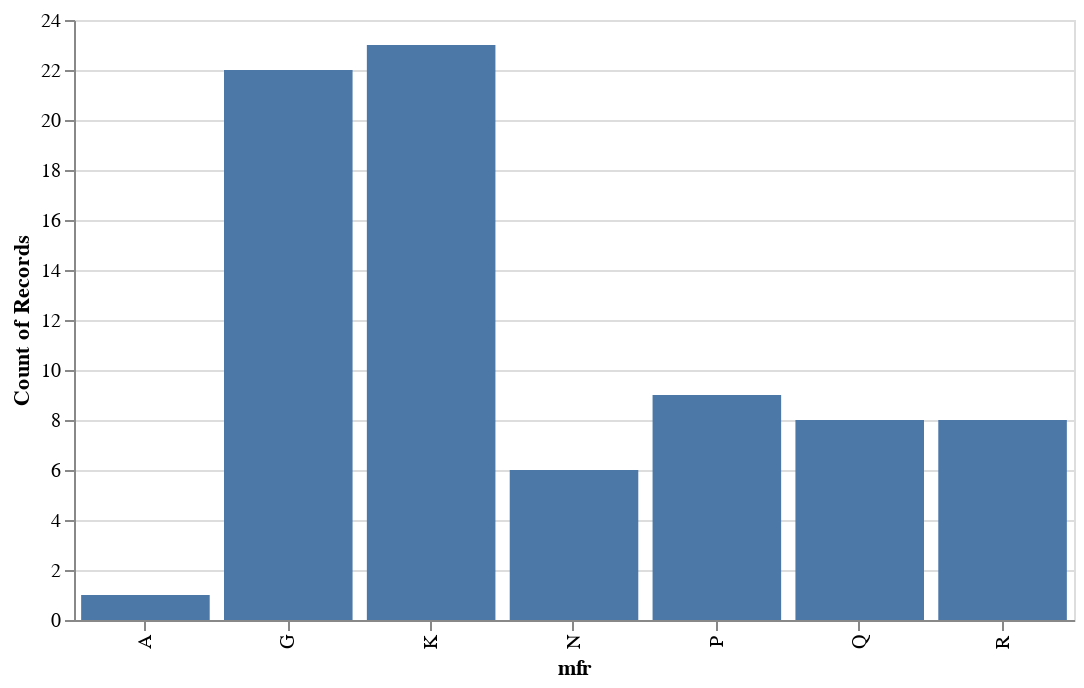

The notebook cell this image was saved under:
### Markdown cell above
See how quick that was? Just five lines\!

Now let’s take a moment and go through the steps of what each line
means.

To make a `bar` plot using `altair`, we follow the steps below:

1\. First, we create an `altair` plot object using `alt.chart()`.


``` python
alt.chart(...)...
```

2\. Next, we pass the dataframe we’d like to plot in to `altair.chart()`. So here, that is the `cereeal` dataframe.

``` python
alt.chart(cereal)
```

3\. But what kind of plot do we want?\! As we said before, a bar chart would be suitable for this type of data. So let’s add `.mark_bar()` to specify that.

``` python
alt.chart(cereal).mark_bar()...
```

4\. Next, we need to say what goes on the `y-axis` and the `x-axis`. We do this inside of the `encode()` call. So inside of encode, we say what should be represented on the `y-axis` and what should be represented on the `x-axis`. Here on the `x-axis`, we put the manufacturer, and on the `y-axis`, we us count: `.encode(x='mfr', y='count()')`.

``` python
alt.chart(cereal).mark_bar().encode(
  x='mfr', 
  y='count()')
```

 
`count()` is used here to count the occurrences or the number of rows in
the cereal dataframe that contains a specific manufacturer.

In general, we use `count()` if we are interested in counting the
frequency of each of elements in the `x` variable.

This gives us all the code necessary for our desired plot now.

For this example we are saving our plot as an object named `chart0`.

The important things to notice here is that we want create a
`alt.chart()` object and then specify that we want a `.mark_bar()` graph
and then specifying which column using `.encode()`.


Here is our plot again.

### Code cell
chart1 = alt.Chart(cereal, width=500, height=300).mark_bar().encode(
    x='mfr',
    y='count()'
)
chart1

### Figure 1 — Vega-Lite specification as saved in the notebook (floating-point values rounded to 4 significant figures)
{"config": {"view": {"continuousWidth": 400, "continuousHeight": 300}}, "data": {"name": "data-aaa0440f8e2141d6bd84b791f8341c86"}, "mark": "bar", "encoding": {"x": {"type": "nominal", "field": "mfr"}, "y": {"type": "quantitative", "aggregate": "count"}}, "height": 300, "width": 500, "$schema": "https://vega.github.io/schema/vega-lite/v4.8.1.json", "datasets": {"data-aaa0440f8e2141d6bd84b791f8341c86": [{"name": "100% Bran", "mfr": "N", "type": "Cold", "calories": 70, "protein": 4, "fat": 1, "sodium": 130, "fiber": 10.0, "carbo": 5.0, "sugars": 6, "potass": 280, "vitamins": 25, "shelf": 3, "weight": 1.0, "cups": 0.33, "rating": 68.4}, {"name": "100% Natural Bran", "mfr": "Q", "type": "Cold", "calories": 120, "protein": 3, "fat": 5, "sodium": 15, "fiber": 2.0, "carbo": 8.0, "sugars": 8, "potass": 135, "vitamins": 0, "shelf": 3, "weight": 1.0, "cups": 1.0, "rating": 33.98}, {"name": "All-Bran", "mfr": "K", "type": "Cold", "calories": 70, "protein": 4, "fat": 1, "sodium": 260, "fiber": 9.0, "carbo": 7.0, "sugars": 5, "potass": 320, "vitamins": 25, "shelf": 3, "weight": 1.0, "cups": 0.33, "rating": 59.43}, {"name": "All-Bran with Extra Fiber", "mfr": "K", "type": "Cold", "calories": 50, "protein": 4, "fat": 0, "sodium": 140, "fiber": 14.0, "carbo": 8.0, "sugars": 0, "potass": 330, "vitamins": 25, "shelf": 3, "weight": 1.0, "cups": 0.5, "rating": 93.7}, {"name": "Almond Delight", "mfr": "R", "type": "Cold", "calories": 110, "protein": 2, "fat": 2, "sodium": 200, "fiber": 1.0, "carbo": 14.0, "sugars": 8, "potass": 1, "vitamins": 25, "shelf": 3, "weight": 1.0, "cups": 0.75, "rating": 34.38}, {"name": "Apple Cinnamon Cheerios", "mfr": "G", "type": "Cold", "calories": 110, "protein": 2, "fat": 2, "sodium": 180, "fiber": 1.5, "carbo": 10.5, "sugars": 10, "potass": 70, "vitamins": 25, "shelf": 1, "weight": 1.0, "cups": 0.75, "rating": 29.51}, {"name": "Apple Jacks", "mfr": "K", "type": "Cold", "calories": 110, "protein": 2, "fat": 0, "sodium": 125, "fiber": 1.0, "carbo": 11.0, "sugars": 14, "potass": 30, "vitamins": 25, "shelf": 2, "weight": 1.0, "cups": 1.0, "rating": 33.17}, {"name": "Basic 4", "mfr": "G", "type": "Cold", "calories": 130, "protein": 3, "fat": 2, "sodium": 210, "fiber": 2.0, "carbo": 18.0, "sugars": 8, "potass": 100, "vitamins": 25, "shelf": 3, "weight": 1.33, "cups": 0.75, "rating": 37.04}, {"name": "Bran Chex", "mfr": "R", "type": "Cold", "calories": 90, "protein": 2, "fat": 1, "sodium": 200, "fiber": 4.0, "carbo": 15.0, "sugars": 6, "potass": 125, "vitamins": 25, "shelf": 1, "weight": 1.0, "cups": 0.67, "rating": 49.12}, {"name": "Bran Flakes", "mfr": "P", "type": "Cold", "calories": 90, "protein": 3, "fat": 0, "sodium": 210, "fiber": 5.0, "carbo": 13.0, "sugars": 5, "potass": 190, "vitamins": 25, "shelf": 3, "weight": 1.0, "cups": 0.67, "rating": 53.31}, {"name": "Cap'n'Crunch", "mfr": "Q", "type": "Cold", "calories": 120, "protein": 1, "fat": 2, "sodium": 220, "fiber": 0.0, "carbo": 12.0, "sugars": 12, "potass": 35, "vitamins": 25, "shelf": 2, "weight": 1.0, "cups": 0.75, "rating": 18.04}, {"name": "Cheerios", "mfr": "G", "type": "Cold", "calories": 110, "protein": 6, "fat": 2, "sodium": 290, "fiber": 2.0, "carbo": 17.0, "sugars": 1, "potass": 105, "vitamins": 25, "shelf": 1, "weight": 1.0, "cups": 1.25, "rating": 50.76}, {"name": "Cinnamon Toast Crunch", "mfr": "G", "type": "Cold", "calories": 120, "protein": 1, "fat": 3, "sodium": 210, "fiber": 0.0, "carbo": 13.0, "sugars": 9, "potass": 45, "vitamins": 25, "shelf": 2, "weight": 1.0, "cups": 0.75, "rating": 19.82}, {"name": "Clusters", "mfr": "G", "type": "Cold", "calories": 110, "protein": 3, "fat": 2, "sodium": 140, "fiber": 2.0, "carbo": 13.0, "sugars": 7, "potass": 105, "vitamins": 25, "shelf": 3, "weight": 1.0, "cups": 0.5, "rating": 40.4}, {"name": "Cocoa Puffs", "mfr": "G", "type": "Cold", "calories": 110, "protein": 1, "fat": 1, "sodium": 180, "fiber": 0.0, "carbo": 12.0, "sugars": 13, "potass": 55, "vitamins": 25, "shelf": 2, "weight": 1.0, "cups": 1.0, "rating": 22.74}, {"name": "Corn Chex", "mfr": "R", "type": "Cold", "calories": 110, "protein": 2, "fat": 0, "sodium": 280, "fiber": 0.0, "carbo": 22.0, "sugars": 3, "potass": 25, "vitamins": 25, "shelf": 1, "weight": 1.0, "cups": 1.0, "rating": 41.45}, {"name": "Corn Flakes", "mfr": "K", "type": "Cold", "calories": 100, "protein": 2, "fat": 0, "sodium": 290, "fiber": 1.0, "carbo": 21.0, "sugars": 2, "potass": 35, "vitamins": 25, "shelf": 1, "weight": 1.0, "cups": 1.0, "rating": 45.86}, {"name": "Corn Pops", "mfr": "K", "type": "Cold", "calories": 110, "protein": 1, "fat": 0, "sodium": 90, "fiber": 1.0, "carbo": 13.0, "sugars": 12, "potass": 20, "vitamins": 25, "shelf": 2, "weight": 1.0, "cups": 1.0, "rating": 35.78}, {"name": "Count Chocula", "mfr": "G", "type": "Cold", "calories": 110, "protein": 1, "fat": 1, "sodium": 180, "fiber": 0.0, "carbo": 12.0, "sugars": 13, "potass": 65, "vitamins": 25, "shelf": 2, "weight": 1.0, "cups": 1.0, "rating": 22.4}, {"name": "Cracklin' Oat Bran", "mfr": "K", "type": "Cold", "calories": 110, "protein": 3, "fat": 3, "sodium": 140, "fiber": 4.0, "carbo": 10.0, "sugars": 7, "potass": 160, "vitamins": 25, "shelf": 3, "weight": 1.0, "cups": 0.5, "rating": 40.45}, {"name": "Cream of Wheat (Quick)", "mfr": "N", "type": "Hot", "calories": 100, "protein": 3, "fat": 0, "sodium": 80, "fiber": 1.0, "carbo": 21.0, "sugars": 0, "potass": 1, "vitamins": 0, "shelf": 2, "weight": 1.0, "cups": 1.0, "rating": 64.53}, {"name": "Crispix", "mfr": "K", "type": "Cold", "calories": 110, "protein": 2, "fat": 0, "sodium": 220, "fiber": 1.0, "carbo": 21.0, "sugars": 3, "potass": 30, "vitamins": 25, "shelf": 3, "weight": 1.0, "cups": 1.0, "rating": 46.9}, {"name": "Crispy Wheat & Raisins", "mfr": "G", "type": "Cold", "calories": 100, "protein": 2, "fat": 1, "sodium": 140, "fiber": 2.0, "carbo": 11.0, "sugars": 10, "potass": 120, "vitamins": 25, "shelf": 3, "weight": 1.0, "cups": 0.75, "rating": 36.18}, {"name": "Double Chex", "mfr": "R", "type": "Cold", "calories": 100, "protein": 2, "fat": 0, "sodium": 190, "fiber": 1.0, "carbo": 18.0, "sugars": 5, "potass": 80, "vitamins": 25, "shelf": 3, "weight": 1.0, "cups": 0.75, "rating": 44.33}, {"name": "Froot Loops", "mfr": "K", "type": "Cold", "calories": 110, "protein": 2, "fat": 1, "sodium": 125, "fiber": 1.0, "carbo": 11.0, "sugars": 13, "potass": 30, "vitamins": 25, "shelf": 2, "weight": 1.0, "cups": 1.0, "rating": 32.21}, {"name": "Frosted Flakes", "mfr": "K", "type": "Cold", "calories": 110, "protein": 1, "fat": 0, "sodium": 200, "fiber": 1.0, "carbo": 14.0, "sugars": 11, "potass": 25, "vitamins": 25, "shelf": 1, "weight": 1.0, "cups": 0.75, "rating": 31.44}, {"name": "Frosted Mini-Wheats", "mfr": "K", "type": "Cold", "calories": 100, "protein": 3, "fat": 0, "sodium": 0, "fiber": 3.0, "carbo": 14.0, "sugars": 7, "potass": 100, "vitamins": 25, "shelf": 2, "weight": 1.0, "cups": 0.8, "rating": 58.35}, {"name": "Fruit & Fibre Dates; Walnuts; and Oats", "mfr": "P", "type": "Cold", "calories": 120, "protein": 3, "fat": 2, "sodium": 160, "fiber": 5.0, "carbo": 12.0, "sugars": 10, "potass": 200, "vitamins": 25, "shelf": 3, "weight": 1.25, "cups": 0.67, "rating": 40.92}, {"name": "Fruitful Bran", "mfr": "K", "type": "Cold", "calories": 120, "protein": 3, "fat": 0, "sodium": 240, "fiber": 5.0, "carbo": 14.0, "sugars": 12, "potass": 190, "vitamins": 25, "shelf": 3, "weight": 1.33, "cups": 0.67, "rating": 41.02}, {"name": "Fruity Pebbles", "mfr": "P", "type": "Cold", "calories": 110, "protein": 1, "fat": 1, "sodium": 135, "fiber": 0.0, "carbo": 13.0, "sugars": 12, "potass": 25, "vitamins": 25, "shelf": 2, "weight": 1.0, "cups": 0.75, "rating": 28.03}, {"name": "Golden Crisp", "mfr": "P", "type": "Cold", "calories": 100, "protein": 2, "fat": 0, "sodium": 45, "fiber": 0.0, "carbo": 11.0, "sugars": 15, "potass": 40, "vitamins": 25, "shelf": 1, "weight": 1.0, "cups": 0.88, "rating": 35.25}, {"name": "Golden Grahams", "mfr": "G", "type": "Cold", "calories": 110, "protein": 1, "fat": 1, "sodium": 280, "fiber": 0.0, "carbo": 15.0, "sugars": 9, "potass": 45, "vitamins": 25, "shelf": 2, "weight": 1.0, "cups": 0.75, "rating": 23.8}, {"name": "Grape Nuts Flakes", "mfr": "P", "type": "Cold", "calories": 100, "protein": 3, "fat": 1, "sodium": 140, "fiber": 3.0, "carbo": 15.0, "sugars": 5, "potass": 85, "vitamins": 25, "shelf": 3, "weight": 1.0, "cups": 0.88, "rating": 52.08}, {"name": "Grape-Nuts", "mfr": "P", "type": "Cold", "calories": 110, "protein": 3, "fat": 0, "sodium": 170, "fiber": 3.0, "carbo": 17.0, "sugars": 3, "potass": 90, "vitamins": 25, "shelf": 3, "weight": 1.0, "cups": 0.25, "rating": 53.37}, {"name": "Great Grains Pecan", "mfr": "P", "type": "Cold", "calories": 120, "protein": 3, "fat": 3, "sodium": 75, "fiber": 3.0, "carbo": 13.0, "sugars": 4, "potass": 100, "vitamins": 25, "shelf": 3, "weight": 1.0, "cups": 0.33, "rating": 45.81}, {"name": "Honey Graham Ohs", "mfr": "Q", "type": "Cold", "calories": 120, "protein": 1, "fat": 2, "sodium": 220, "fiber": 1.0, "carbo": 12.0, "sugars": 11, "potass": 45, "vitamins": 25, "shelf": 2, "weight": 1.0, "cups": 1.0, "rating": 21.87}, {"name": "Honey Nut Cheerios", "mfr": "G", "type": "Cold", "calories": 110, "protein": 3, "fat": 1, "sodium": 250, "fiber": 1.5, "carbo": 11.5, "sugars": 10, "potass": 90, "vitamins": 25, "shelf": 1, "weight": 1.0, "cups": 0.75, "rating": 31.07}, {"name": "Honey-comb", "mfr": "P", "type": "Cold", "calories": 110, "protein": 1, "fat": 0, "sodium": 180, "fiber": 0.0, "carbo": 14.0, "sugars": 11, "potass": 35, "vitamins": 25, "shelf": 1, "weight": 1.0, "cups": 1.33, "rating": 28.74}, {"name": "Just Right Crunchy  Nuggets", "mfr": "K", "type": "Cold", "calories": 110, "protein": 2, "fat": 1, "sodium": 170, "fiber": 1.0, "carbo": 17.0, "sugars": 6, "potass": 60, "vitamins": 100, "shelf": 3, "weight": 1.0, "cups": 1.0, "rating": 36.52}, {"name": "Just Right Fruit & Nut", "mfr": "K", "type": "Cold", "calories": 140, "protein": 3, "fat": 1, "sodium": 170, "fiber": 2.0, "carbo": 20.0, "sugars": 9, "potass": 95, "vitamins": 100, "shelf": 3, "weight": 1.3, "cups": 0.75, "rating": 36.47}, {"name": "Kix", "mfr": "G", "type": "Cold", "calories": 110, "protein": 2, "fat": 1, "sodium": 260, "fiber": 0.0, "carbo": 21.0, "sugars": 3, "potass": 40, "vitamins": 25, "shelf": 2, "weight": 1.0, "cups": 1.5, "rating": 39.24}, {"name": "Life", "mfr": "Q", "type": "Cold", "calories": 100, "protein": 4, "fat": 2, "sodium": 150, "fiber": 2.0, "carbo": 12.0, "sugars": 6, "potass": 95, "vitamins": 25, "shelf": 2, "weight": 1.0, "cups": 0.67, "rating": 45.33}, {"name": "Lucky Charms", "mfr": "G", "type": "Cold", "calories": 110, "protein": 2, "fat": 1, "sodium": 180, "fiber": 0.0, "carbo": 12.0, "sugars": 12, "potass": 55, "vitamins": 25, "shelf": 2, "weight": 1.0, "cups": 1.0, "rating": 26.73}, {"name": "Maypo", "mfr": "A", "type": "Hot", "calories": 100, "protein": 4, "fat": 1, "sodium": 0, "fiber": 0.0, "carbo": 16.0, "sugars": 3, "potass": 95, "vitamins": 25, "shelf": 2, "weight": 1.0, "cups": 1.0, "rating": 54.85}, {"name": "Muesli Raisins; Dates; & Almonds", "mfr": "R", "type": "Cold", "calories": 150, "protein": 4, "fat": 3, "sodium": 95, "fiber": 3.0, "carbo": 16.0, "sugars": 11, "potass": 170, "vitamins": 25, "shelf": 3, "weight": 1.0, "cups": 1.0, "rating": 37.14}, {"name": "Muesli Raisins; Peaches; & Pecans", "mfr": "R", "type": "Cold", "calories": 150, "protein": 4, "fat": 3, "sodium": 150, "fiber": 3.0, "carbo": 16.0, "sugars": 11, "potass": 170, "vitamins": 25, "shelf": 3, "weight": 1.0, "cups": 1.0, "rating": 34.14}, {"name": "Mueslix Crispy Blend", "mfr": "K", "type": "Cold", "calories": 160, "protein": 3, "fat": 2, "sodium": 150, "fiber": 3.0, "carbo": 17.0, "sugars": 13, "potass": 160, "vitamins": 25, "shelf": 3, "weight": 1.5, "cups": 0.67, "rating": 30.31}, {"name": "Multi-Grain Cheerios", "mfr": "G", "type": "Cold", "calories": 100, "protein": 2, "fat": 1, "sodium": 220, "fiber": 2.0, "carbo": 15.0, "sugars": 6, "potass": 90, "vitamins": 25, "shelf": 1, "weight": 1.0, "cups": 1.0, "rating": 40.11}, {"name": "Nut&Honey Crunch", "mfr": "K", "type": "Cold", "calories": 120, "protein": 2, "fat": 1, "sodium": 190, "fiber": 0.0, "carbo": 15.0, "sugars": 9, "potass": 40, "vitamins": 25, "shelf": 2, "weight": 1.0, "cups": 0.67, "rating": 29.92}, {"name": "Nutri-Grain Almond-Raisin", "mfr": "K", "type": "Cold", "calories": 140, "protein": 3, "fat": 2, "sodium": 220, "fiber": 3.0, "carbo": 21.0, "sugars": 7, "potass": 130, "vitamins": 25, "shelf": 3, "weight": 1.33, "cups": 0.67, "rating": 40.69}, {"name": "Nutri-grain Wheat", "mfr": "K", "type": "Cold", "calories": 90, "protein": 3, "fat": 0, "sodium": 170, "fiber": 3.0, "carbo": 18.0, "sugars": 2, "potass": 90, "vitamins": 25, "shelf": 3, "weight": 1.0, "cups": 1.0, "rating": 59.64}, {"name": "Oatmeal Raisin Crisp", "mfr": "G", "type": "Cold", "calories": 130, "protein": 3, "fat": 2, "sodium": 170, "fiber": 1.5, "carbo": 13.5, "sugars": 10, "potass": 120, "vitamins": 25, "shelf": 3, "weight": 1.25, "cups": 0.5, "rating": 30.45}, {"name": "Post Nat. Raisin Bran", "mfr": "P", "type": "Cold", "calories": 120, "protein": 3, "fat": 1, "sodium": 200, "fiber": 6.0, "carbo": 11.0, "sugars": 14, "potass": 260, "vitamins": 25, "shelf": 3, "weight": 1.33, "cups": 0.67, "rating": 37.84}, {"name": "Product 19", "mfr": "K", "type": "Cold", "calories": 100, "protein": 3, "fat": 0, "sodium": 320, "fiber": 1.0, "carbo": 20.0, "sugars": 3, "potass": 45, "vitamins": 100, "shelf": 3, "weight": 1.0, "cups": 1.0, "rating": 41.5}, {"name": "Puffed Rice", "mfr": "Q", "type": "Cold", "calories": 50, "protein": 1, "fat": 0, "sodium": 0, "fiber": 0.0, "carbo": 13.0, "sugars": 0, "potass": 15, "vitamins": 0, "shelf": 3, "weight": 0.5, "cups": 1.0, "rating": 60.76}, {"name": "Puffed Wheat", "mfr": "Q", "type": "Cold", "calories": 50, "protein": 2, "fat": 0, "sodium": 0, "fiber": 1.0, "carbo": 10.0, "sugars": 0, "potass": 50, "vitamins": 0, "shelf": 3, "weight": 0.5, "cups": 1.0, "rating": 63.01}, {"name": "Quaker Oat Squares", "mfr": "Q", "type": "Cold", "calories": 100, "protein": 4, "fat": 1, "sodium": 135, "fiber": 2.0, "carbo": 14.0, "sugars": 6, "potass": 110, "vitamins": 25, "shelf": 3, "weight": 1.0, "cups": 0.5, "rating": 49.51}, {"name": "Quaker Oatmeal", "mfr": "Q", "type": "Hot", "calories": 100, "protein": 5, "fat": 2, "sodium": 0, "fiber": 2.7, "carbo": 1.0, "sugars": 1, "potass": 110, "vitamins": 0, "shelf": 1, "weight": 1.0, "cups": 0.67, "rating": 50.83}, {"name": "Raisin Bran", "mfr": "K", "type": "Cold", "calories": 120, "protein": 3, "fat": 1, "sodium": 210, "fiber": 5.0, "carbo": 14.0, "sugars": 12, "potass": 240, "vitamins": 25, "shelf": 2, "weight": 1.33, "cups": 0.75, "rating": 39.26}, {"name": "Raisin Nut Bran", "mfr": "G", "type": "Cold", "calories": 100, "protein": 3, "fat": 2, "sodium": 140, "fiber": 2.5, "carbo": 10.5, "sugars": 8, "potass": 140, "vitamins": 25, "shelf": 3, "weight": 1.0, "cups": 0.5, "rating": 39.7}, {"name": "Raisin Squares", "mfr": "K", "type": "Cold", "calories": 90, "protein": 2, "fat": 0, "sodium": 0, "fiber": 2.0, "carbo": 15.0, "sugars": 6, "potass": 110, "vitamins": 25, "shelf": 3, "weight": 1.0, "cups": 0.5, "rating": 55.33}, {"name": "Rice Chex", "mfr": "R", "type": "Cold", "calories": 110, "protein": 1, "fat": 0, "sodium": 240, "fiber": 0.0, "carbo": 23.0, "sugars": 2, "potass": 30, "vitamins": 25, "shelf": 1, "weight": 1.0, "cups": 1.13, "rating": 42.0}, {"name": "Rice Krispies", "mfr": "K", "type": "Cold", "calories": 110, "protein": 2, "fat": 0, "sodium": 290, "fiber": 0.0, "carbo": 22.0, "sugars": 3, "potass": 35, "vitamins": 25, "shelf": 1, "weight": 1.0, "cups": 1.0, "rating": 40.56}, {"name": "Shredded Wheat", "mfr": "N", "type": "Cold", "calories": 80, "protein": 2, "fat": 0, "sodium": 0, "fiber": 3.0, "carbo": 16.0, "sugars": 0, "potass": 95, "vitamins": 0, "shelf": 1, "weight": 0.83, "cups": 1.0, "rating": 68.24}, {"name": "Shredded Wheat 'n'Bran", "mfr": "N", "type": "Cold", "calories": 90, "protein": 3, "fat": 0, "sodium": 0, "fiber": 4.0, "carbo": 19.0, "sugars": 0, "potass": 140, "vitamins": 0, "shelf": 1, "weight": 1.0, "cups": 0.67, "rating": 74.47}, {"name": "Shredded Wheat spoon size", "mfr": "N", "type": "Cold", "calories": 90, "protein": 3, "fat": 0, "sodium": 0, "fiber": 3.0, "carbo": 20.0, "sugars": 0, "potass": 120, "vitamins": 0, "shelf": 1, "weight": 1.0, "cups": 0.67, "rating": 72.8}, {"name": "Smacks", "mfr": "K", "type": "Cold", "calories": 110, "protein": 2, "fat": 1, "sodium": 70, "fiber": 1.0, "carbo": 9.0, "sugars": 15, "potass": 40, "vitamins": 25, "shelf": 2, "weight": 1.0, "cups": 0.75, "rating": 31.23}, {"name": "Special K", "mfr": "K", "type": "Cold", "calories": 110, "protein": 6, "fat": 0, "sodium": 230, "fiber": 1.0, "carbo": 16.0, "sugars": 3, "potass": 55, "vitamins": 25, "shelf": 1, "weight": 1.0, "cups": 1.0, "rating": 53.13}, {"name": "Strawberry Fruit Wheats", "mfr": "N", "type": "Cold", "calories": 90, "protein": 2, "fat": 0, "sodium": 15, "fiber": 3.0, "carbo": 15.0, "sugars": 5, "potass": 90, "vitamins": 25, "shelf": 2, "weight": 1.0, "cups": 1.0, "rating": 59.36}, {"name": "Total Corn Flakes", "mfr": "G", "type": "Cold", "calories": 110, "protein": 2, "fat": 1, "sodium": 200, "fiber": 0.0, "carbo": 21.0, "sugars": 3, "potass": 35, "vitamins": 100, "shelf": 3, "weight": 1.0, "cups": 1.0, "rating": 38.84}, {"name": "Total Raisin Bran", "mfr": "G", "type": "Cold", "calories": 140, "protein": 3, "fat": 1, "sodium": 190, "fiber": 4.0, "carbo": 15.0, "sugars": 14, "potass": 230, "vitamins": 100, "shelf": 3, "weight": 1.5, "cups": 1.0, "rating": 28.59}, {"name": "Total Whole Grain", "mfr": "G", "type": "Cold", "calories": 100, "protein": 3, "fat": 1, "sodium": 200, "fiber": 3.0, "carbo": 16.0, "sugars": 3, "potass": 110, "vitamins": 100, "shelf": 3, "weight": 1.0, "cups": 1.0, "rating": 46.66}, {"name": "Triples", "mfr": "G", "type": "Cold", "calories": 110, "protein": 2, "fat": 1, "sodium": 250, "fiber": 0.0, "carbo": 21.0, "sugars": 3, "potass": 60, "vitamins": 25, "shelf": 3, "weight": 1.0, "cups": 0.75, "rating": 39.11}, {"name": "Trix", "mfr": "G", "type": "Cold", "calories": 110, "protein": 1, "fat": 1, "sodium": 140, "fiber": 0.0, "carbo": 13.0, "sugars": 12, "potass": 25, "vitamins": 25, "shelf": 2, "weight": 1.0, "cups": 1.0, "rating": 27.75}, {"name": "Wheat Chex", "mfr": "R", "type": "Cold", "calories": 100, "protein": 3, "fat": 1, "sodium": 230, "fiber": 3.0, "carbo": 17.0, "sugars": 3, "potass": 115, "vitamins": 25, "shelf": 1, "weight": 1.0, "cups": 0.67, "rating": 49.79}, {"name": "Wheaties", "mfr": "G", "type": "Cold", "calories": 100, "protein": 3, "fat": 1, "sodium": 200, "fiber": 3.0, "carbo": 17.0, "sugars": 3, "potass": 110, "vitamins": 25, "shelf": 1, "weight": 1.0, "cups": 1.0, "rating": 51.59}, {"name": "Wheaties Honey Gold", "mfr": "G", "type": "Cold", "calories": 110, "protein": 2, "fat": 1, "sodium": 200, "fiber": 1.0, "carbo": 16.0, "sugars": 8, "potass": 60, "vitamins": 25, "shelf": 1, "weight": 1.0, "cups": 0.75, "rating": 36.19}]}}
